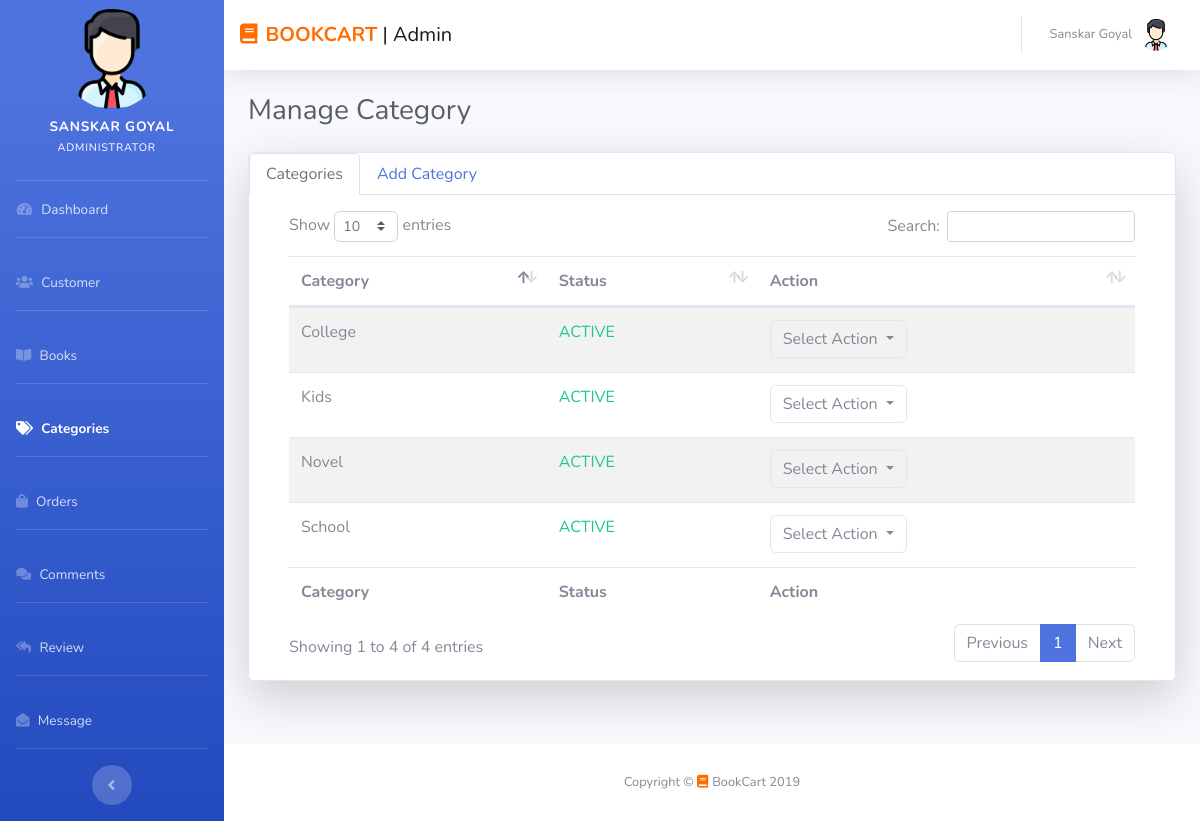
Page /admin/category.php (signed in) on the committed database.
### tables this page shows
CREATE TABLE `book_category` (
  `category_id` varchar(255) NOT NULL,
  `category` varchar(255) NOT NULL,
  `status` varchar(255) NOT NULL
);

### admin/category.php (the view, shortened to what this page needs)
<?php require 'winclude/head.php'; ?>
<?php require 'winclude/sidebar.php'; ?>
<?php require 'winclude/navbar.php'; ?>
<div class="container-fluid">
  <div class="d-sm-flex align-items-center justify-content-between mb-4">
    <h1 class="h3 mb-0 text-gray-800">Manage Category</h1>
  </div>
  <div class="row">
    <div class="col-md-12">
      <div class="card card-white shadow-lg">
        <ul class="nav nav-tabs" role="tablist">
          <li class="nav-item">
            <a class="nav-link active" data-toggle="tab" href="#tab1" role="tab">Categories</a>
          </li>
          <li class="nav-item">
            <a class="nav-link" data-toggle="tab" href="#tab2" role="tab">Add Category</a>
          </li>
        </ul>
        <div class="tab-content p-3">
          <div class="tab-pane container active" id="tab1">
            <div class="table-responsive">
             <?php
             include '../connection/config.php';
             $sql = "SELECT * FROM book_category";
             $result = $conn->query($sql);
             if ($result->num_rows > 0) {
              print '
              <table id="dataTable" class="display table table-striped" style="width: 100%; cellspacing: 0;">
              <thead>
              <tr>
              <th>Category</th>
              <th>Status</th>
              <th>Action</th>
              </tr>
              </thead>
              <tfoot>
              <tr>
              <th>Category</th>
              <th>Status</th>
              <th>Action</th>
              </tr>
              </tfoot>
              <tbody>';
              while($row = mysqli_fetch_array($result)) {
               $status = $row['status'];
               if ($status == "Active") {
                 $cat = '<p class="text-success">ACTIVE</p>';
                 $catl = '<a  class="dropdown-item" href="pages/make_cat_in.php?id='.$row['category_id'].'">Make Inactive</a>';
               }else{
                 $cat = '<p class="text-danger">INACTIVE</p>';
                 $catl = '<a  class="dropdown-item" href="pages/make_cat_ac.php?id='.$row['category_id'].'">Make Active</a>';
               }
               print '
               <tr>
               <td>'.$row['category'].'</td>
               <td>'.$cat.'</td>
               <td><div class="btn-group dropdown" role="group">
               <button type="button" class="btn btn-default dropdown-toggle border" data-toggle="dropdown" aria-expanded="false" style="outline:none;">
               Select Action
               <span class="caret"></span>
               </button>
               <ul class="dropdown-menu" role="menu">
               <li>'.$catl.'</li>
               <li><a  class="dropdown-item"'; ?> onclick = "return confirm('Drop <?php echo $row['first_name']; ?> ?')" <?php print ' href="pages/dropcategory.php?id='.$row['category_id'].'">Drop Category</a></li>
               </ul>
               </div></td>
               </tr>';
             }
             print '
             </tbody>
             </table>  ';
           } else {
            print '
            <div class="alert alert-info" role="alert">
            Nothing was found in database.
            </div>';
          }
          ?>
        </div>
      </div>
    </div>
  </div>
</div>
</div>
</div>
<?php require 'winclude/footer.php' ?>

### rows in the picture
book_category: category "School", status "ACTIVE"
book_category: category "Novel", status "ACTIVE"
book_category: category "Kids", status "ACTIVE"
book_category: category "College", status "ACTIVE"

### other values in the picture
$myfname "SANSKAR"
$mylname "GOYAL"
$myfname "Sanskar"
$mylname "Goyal"
